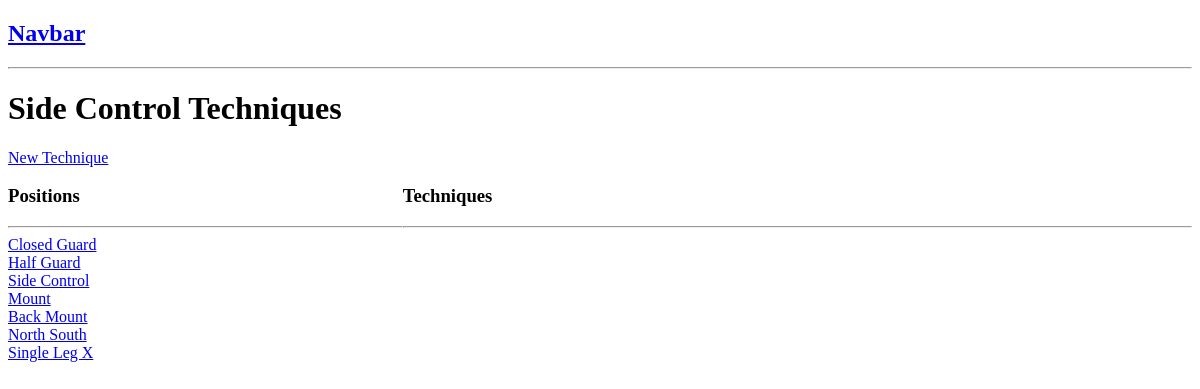
The page /position/Side Control on the database as committed earlier.
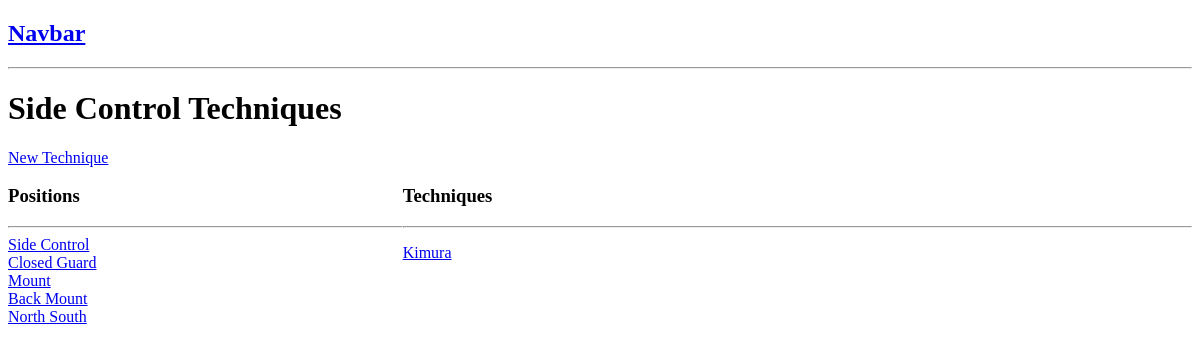
The same page on the database as committed later.
### bjjtracker/models.py (models this page shows, shortened)
class Position(models.Model):
    name = models.CharField(primary_key=True, max_length=100)
    concepts = models.TextField(null=True, blank=True)
    def __str__(self):
        return self.name

class Technique(models.Model):
    TOP_BOTTOM = (
        ('top', 'top'),
        ('bottom', 'bottom'),
    )
    name = models.CharField(max_length=100)
    position = models.ForeignKey(Position, on_delete=models.CASCADE)
    topBottom = models.CharField(max_length=10, choices=TOP_BOTTOM, blank=True)
    tags = models.ManyToManyField('Tag', blank=True)
    date = models.DateTimeField(auto_now=True)
    steps = models.TextField(null=True, blank=True)
    details = models.TextField(null=True, blank=True)
    comments = models.TextField(null=True, blank=True)
    id = models.UUIDField(default=uuid.uuid4, unique=True, primary_key=True, editable=False)

### bjjtracker/views.py (the view)
# urls.py: path('position/<str:name>', views.positionView, name='position'),
def positionView(request, name):
    positions = Position.objects.all()
    position = Position.objects.get(name=name)
    techniques = Technique.objects.filter(position__name=position.name)
    context = {'positions':positions, 'position': position, 'techniques': techniques}
    return render(request, 'bjjtracker/position.html', context)

### bjjtracker/templates/bjjtracker/position.html (shortened to what this page needs)
{% extends 'main.html' %}
{% block content %}
<h1>{{ position }} Techniques</h1>
<a href="{% url 'create-technqiue' %}">New Technique</a>
<div class="home-containers">
    <div>
        <h3>Positions</h3>
        <hr>
        {% for position in positions %}
        <div>
            <a href="{% url 'position'  position.name %}">{{ position }}</a>
        </div>
        {% endfor %}
    </div>
    <div>
        <h3>Techniques</h3>
        <hr>
        {% for technique in techniques %}
            <p><a href="{% url 'technique' technique.id %}">{{ technique.name }}</a></p>
        {% endfor %}
    </div>
</div>
{% endblock %}

Rows that differ between the two databases and show on the page:
removed Position: name "Half Guard"
removed Position: name "Single Leg X"
shown differently, row unchanged: Position "Side Control": moves up the list
added Technique: name "Kimura"
